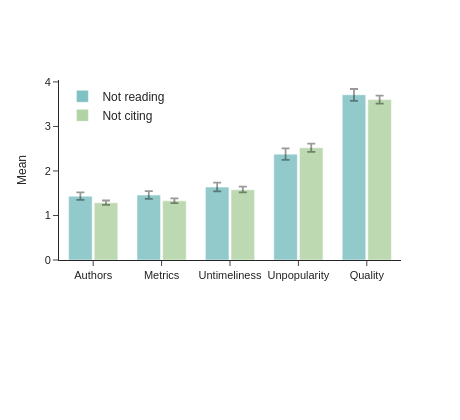

Notebook cell for this chart:
### Code cell
# Filter summary_df for specified variables
target_vars = [
'noread_unpopularity',
'noread_untimeliness',
'noread_authors',
'noread_metrics',
'noread_quality',
'nocite_unpopularity',
'nocite_untimeliness',
'nocite_authors',
'nocite_metrics',
'nocite_quality',
]

# Filter and prepare data
plot_df = summary_df[summary_df['variable'].isin(target_vars)].copy()

# Map variables to categories
def get_category(var_name):
    if var_name.startswith('noread'):
        return 'not reading'
    elif var_name.startswith('nocite'):
        return 'not citing'

plot_df['category'] = plot_df['variable'].apply(get_category)

# Create clean labels for each metric and capitalize the first letter
plot_df['label'] = plot_df['variable'].str.replace('noread_', '', regex=False)
plot_df['label'] = plot_df['label'].str.replace('nocite_', '', regex=False)
plot_df['label'] = plot_df['label'].str.capitalize()

# Calculate error bar values (distance from mean to CI bounds)
plot_df['error_low'] = plot_df['mean'] - plot_df['ci_low']
plot_df['error_high'] = plot_df['ci_high'] - plot_df['mean']

# Define colors for each category
colors = {
    'not reading': '#80C1C4',
    'not citing': '#B2D3A4',
}


# Prepare shared x-axis labels and  order by mean
metrics = (
    plot_df.query("category == 'not reading'")
    .sort_values("mean", ascending=True)   # order by mean
    ["label"]
    .tolist()
)

fig = make_subplots(
    rows=1,
    cols=1,
    shared_yaxes=True
)


# Add bars for each category
for category in ["not reading", "not citing"]:

    sub = plot_df[plot_df["category"] == category].copy()

    # Ensure alignment with shared x labels
    sub = sub.set_index("label").reindex(metrics)

    fig.add_trace(
        go.Bar(
            x=metrics,
            y=sub["mean"],
            name=category.capitalize(),
            marker=dict(
                color=colors[category],
                opacity=0.85
            ),
            error_y=dict(
                type="data",
                symmetric=False,
                array=sub["ci_high"] - sub["mean"],
                arrayminus=sub["mean"] - sub["ci_low"],
                thickness=1.8,
                color="rgba(0,0,0,0.4)"
            )
        )
    )

fig.update_layout(
    barmode="group",              
    bargap=0.25,
    bargroupgap=0.08,
    height=420,
    width=460,
    template="simple_white",
    font=dict(size=11, family="Arial"),
    legend=dict(
        orientation="v",      # vertical legend
        x=0.01,               # left
        y=0.99,               # top
        xanchor="left",
        yanchor="top",
        font=dict(size=12)
    ),
    margin=dict(l=59, r=59, b=160, t=80)
)

fig.update_yaxes(
    title_text="Mean",
    title_font=dict(size=12)
)

fig.update_xaxes(
    tickangle=0,
    tickfont=dict(size=11)
)

fig.show()

# write as PDF
fig.write_image("No_read_cite.pdf")

### Figure 1 — Plotly figure (JSON) as saved in the notebook; plotly's stock layout.template omitted (floating-point values rounded to 4 significant figures)
{"data": [{"error_y": {"array": [0.085, 0.088, 0.1, 0.13, 0.13], "arrayminus": [0.081, 0.085, 0.094, 0.129, 0.137], "color": "rgba(0,0,0,0.4)", "symmetric": false, "thickness": 1.8, "type": "data"}, "marker": {"color": "#80C1C4", "opacity": 0.85}, "name": "Not reading", "type": "bar", "x": ["Authors", "Metrics", "Untimeliness", "Unpopularity", "Quality"], "y": [1.433, 1.459, 1.637, 2.378, 3.711]}, {"error_y": {"array": [0.051, 0.055, 0.069, 0.091, 0.09], "arrayminus": [0.045, 0.051, 0.062, 0.093, 0.089], "color": "rgba(0,0,0,0.4)", "symmetric": false, "thickness": 1.8, "type": "data"}, "marker": {"color": "#B2D3A4", "opacity": 0.85}, "name": "Not citing", "type": "bar", "x": ["Authors", "Metrics", "Untimeliness", "Unpopularity", "Quality"], "y": [1.285, 1.329, 1.579, 2.521, 3.603]}], "layout": {"bargap": 0.25, "bargroupgap": 0.08, "barmode": "group", "font": {"family": "Arial", "size": 11}, "height": 420, "legend": {"font": {"size": 12}, "orientation": "v", "x": 0.01, "xanchor": "left", "y": 0.99, "yanchor": "top"}, "margin": {"b": 160, "l": 59, "r": 59, "t": 80}, "width": 460, "xaxis": {"anchor": "y", "domain": [0, 1], "tickangle": 0, "tickfont": {"size": 11}}, "yaxis": {"anchor": "x", "domain": [0, 1], "title": {"font": {"size": 12}, "text": "Mean"}}}}
